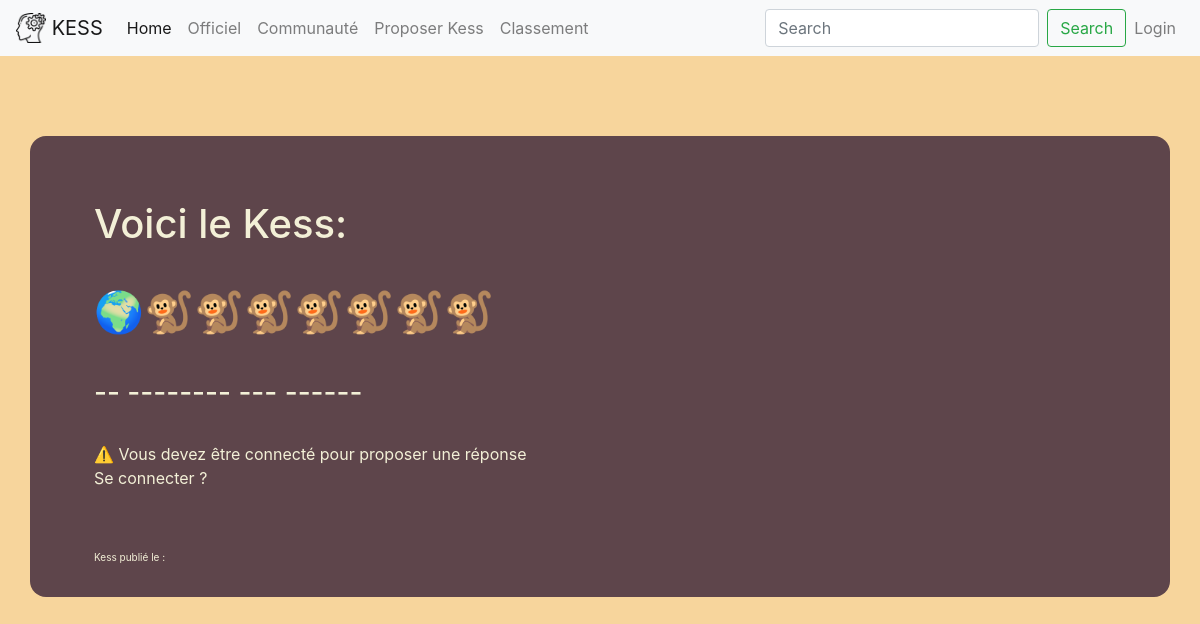
The page /kess/1/ on the database as committed earlier.
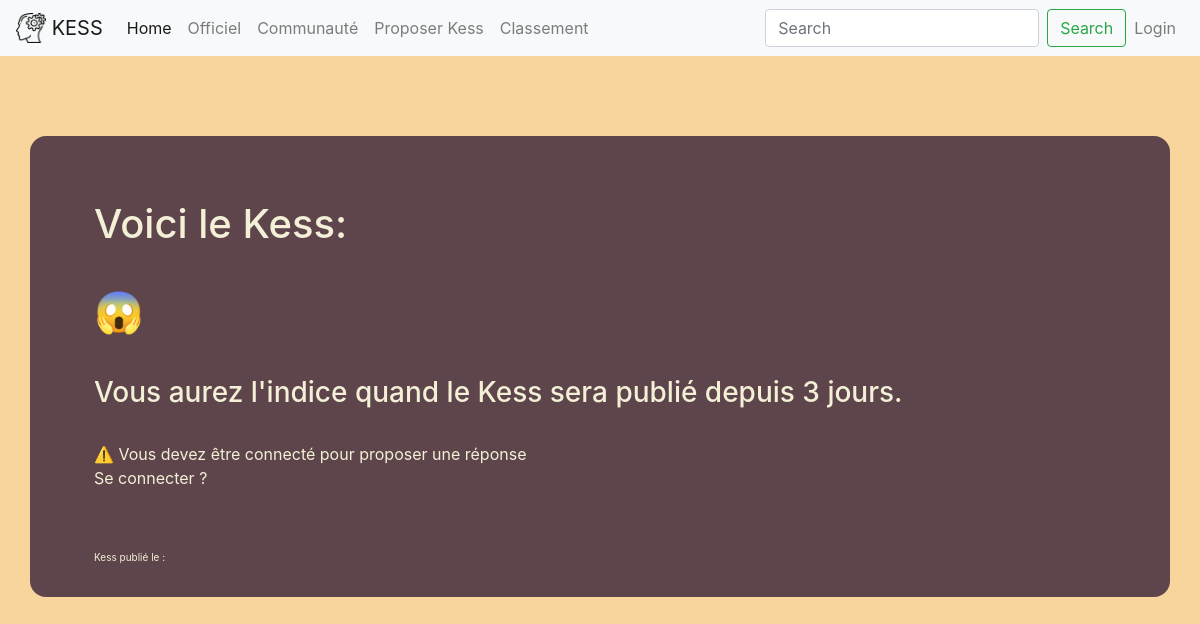
The same page on the database as committed later.
### kess/models.py (models this page shows, shortened)
class Kess(models.Model):
    emoji = models.CharField(max_length=200, unique=True)
    reponse = models.CharField(max_length=200)
    is_staff = models.BooleanField(default=False)
    is_ready_to_publish = models.BooleanField(default=False)
    published_at = models.DateTimeField('date published')
    created_at = models.DateTimeField('date created')
    category = models.CharField(
        max_length=200,
        choices=[(tag.value, tag.value) for tag in CategoryChoice],
        default=CategoryChoice.DIVERS
    )
    """
    ==============================================================
    USER PART
    ==============================================================
    """

### kess/views.py (the view)
# urls.py: path('<int:kess_id>/', views.detail, name='detail'),
def detail(request, kess_id):
    kess = get_object_or_404(Kess, pk=kess_id)
    kess_hint = ''
    if datetime.now(timezone.utc) > kess.published_at + timedelta(days = 3):
        for letter in kess.reponse:
            if ' ' in letter:
                kess_hint += ' '
            else:
                kess_hint += '-'
    else:
        kess_hint = "Vous aurez l'indice quand le Kess sera publié depuis 3 jours."
    if request.method == 'GET':
        if request.GET.get('answer') == kess.reponse:
            answer_state=True
        else:
            answer_state=False
    return render(request, 'kess/detail.html', {'kess': kess,
                                                'is_answer_valide': answer_state,
                                                'kess_hint': kess_hint
                                                })

### kess/templates/kess/detail.html (shortened to what this page needs)
{% include "kess/header.html" %}
{% load static %}
<link rel="stylesheet" href="https://stackpath.bootstrapcdn.com/bootstrap/4.3.1/css/bootstrap.min.css"
>
<link rel="stylesheet" type="text/css" href="{% static 'kess/style.css' %}">
<div class="container">
    <h1 class="title_detail">Voici le Kess: </h1>
    <h1 class="kess_img">{{ kess.emoji }}</h1>
    <h3>{{kess_hint}}</h3>
    {% if user.is_authenticated %}
        <form action="" method="get" class="">
            {% csrf_token %}
            <div class="form-group">
                <label class="col-form-label" for="answer">Entrez votre proposition: </label>
                <input class="form-control col-lg-5" type="answer" name="answer" id="answer" required>
            </div>
            <div class="form-group">
                <input class="btn btn-lg btn-dark" type="submit" value="Essayer la proposition">
            </div>
        </form>
        {% if is_answer_valide %}
        <div class="detail_answer">
            <h1>Bravo ! La réponse était effectivement :</h1>
            <h1>"{{kess.reponse}}"</h1>
        </div>
        {% endif %}
        <span>Réponse pour les tests : {{kess.reponse}}</span>
    {% else %}
        <br>
        <span>⚠️ Vous devez être connecté pour proposer une réponse</span>
        <br>
        <a class="removeHyperlinkStyling" href="{% url 'login'%}?next={{request.path}}">Se connecter ?</a>
    {% endif %}
    <p class="detail-publication-date">Kess publié le : {{ kess.date }}</p>
</div>

### kess/templates/kess/header.html (shortened to what this page needs)
<link rel="stylesheet" href="https://stackpath.bootstrapcdn.com/bootstrap/4.3.1/css/bootstrap.min.css"
>
<!DOCTYPE html>
<html lang="en">
<head>
    <nav class="navbar navbar-expand-lg navbar-light bg-light">
        <a class="navbar-brand" href="/kess/">
            {% load static %} <img src="{% static 'kess/images/icon_header.png' %}" width="30" height="30"
                 class="d-inline-block align-top" alt="">
            KESS
        </a>
        <div class="collapse navbar-collapse" id="navbarSupportedContent">
            <ul class="navbar-nav mr-auto">
                <li class="nav-item active">
                    <a class="nav-link" href="/kess/">Home <span class="sr-only">(current)</span></a>
                </li>
                <li class="nav-item">
                    <a class="nav-link" href="#">Officiel</a>
                </li>
                <li class="nav-item">
                    <a class="nav-link" href="#">Communauté</a>
                </li>
                <li class="nav-item">
                    <a class="nav-link" href="/kess/add_kess/">Proposer Kess</a>
                </li>
                <li class="nav-item">
                    <a class="nav-link" href="#">Classement</a>
                </li>
            </ul>
            <form class="form-inline my-2 my-lg-0">
                <input class="form-control mr-sm-2" type="search" placeholder="Search" aria-label="Search">
                <button class="btn btn-outline-success my-2 my-sm-0" type="submit">Search</button>
            </form>
            <ul class="userNavbar navbar-nav mr-auto">
                {% if user.is_authenticated %}
                    <li class="nav-link">{{ user.name }}</li>
                    <li>
                        <a class="nav-link" href="{% url 'logout'%}?next={{request.path}}">Logout</a>
                    </li>
                {% else %}
                    <li class="nav-item">
                        <a class="nav-link" href="{% url 'login'%}?next={{request.path}}">Login</a>
                    </li>
                {% endif %}
            </ul>
        </div>
    </nav>
</head>

### kess/static/kess/style.css (style rules this page uses)
.container { position: static; height: auto; width: auto; background-color: #5E454B; border-radius: 1em; margin: 5em auto 1em; padding: 4em 4em 1em; text-align: left; }
.title_detail { margin-bottom: 1em; }
.kess_img { margin: 1em 0; }
.detail-publication-date { font-size: 10; margin-top: 6em; }
.userNavbar { margin-right: 0px!important; }
.removeHyperlinkStyling { color: inherit; text-decoration: inherit; }

Rows that differ between the two databases and show on the page:
changed Kess: emoji "🌍🐒🐒🐒🐒🐒🐒🐒" → "😱"
Other text that changed with them:
{{ kess_hint }}: "-- -------- --- ------" → "Vous aurez l'indice quand le Kess sera publié depuis 3 jours."
